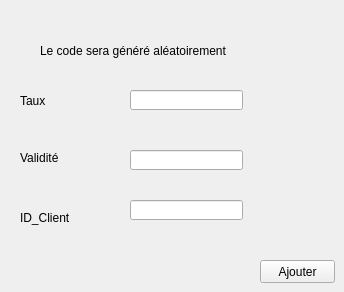
      <widget class="QWidget" name="tab_7">
       <attribute name="title">
        <string>Ajouter une promotion</string>
       </attribute>
       <widget class="QLabel" name="label_11">
        <property name="geometry">
         <rect>
          <x>20</x>
          <y>90</y>
          <width>47</width>
          <height>21</height>
         </rect>
        </property>
        <property name="text">
         <string>Taux</string>
        </property>
       </widget>
       <widget class="QLabel" name="label_12">
        <property name="geometry">
         <rect>
          <x>20</x>
          <y>150</y>
          <width>61</width>
          <height>16</height>
         </rect>
        </property>
        <property name="text">
         <string>Validité</string>
        </property>
       </widget>
       <widget class="QLineEdit" name="lineEdit_taux">
        <property name="geometry">
         <rect>
          <x>130</x>
          <y>90</y>
          <width>113</width>
          <height>20</height>
         </rect>
        </property>
       </widget>
       <widget class="QLineEdit" name="lineEdit_validite">
        <property name="geometry">
         <rect>
          <x>130</x>
          <y>150</y>
          <width>113</width>
          <height>20</height>
         </rect>
        </property>
       </widget>
       <widget class="QPushButton" name="pb_ajouter_p">
        <property name="geometry">
         <rect>
          <x>260</x>
          <y>260</y>
          <width>75</width>
          <height>23</height>
         </rect>
        </property>
        <property name="text">
         <string>Ajouter</string>
        </property>
       </widget>
       <widget class="QLineEdit" name="lineEdit_id_client">
        <property name="geometry">
         <rect>
          <x>130</x>
          <y>200</y>
          <width>113</width>
          <height>20</height>
         </rect>
        </property>
       </widget>
       <widget class="QLabel" name="label_13">
        <property name="geometry">
         <rect>
          <x>20</x>
          <y>210</y>
          <width>61</width>
          <height>16</height>
         </rect>
        </property>
        <property name="text">
         <string>ID_Client</string>
        </property>
       </widget>
       <widget class="QLabel" name="label_8">
        <property name="geometry">
         <rect>
          <x>40</x>
          <y>40</y>
          <width>211</width>
          <height>21</height>
         </rect>
        </property>
        <property name="text">
         <string>Le code sera généré aléatoirement</string>
        </property>
       </widget>
      </widget>
